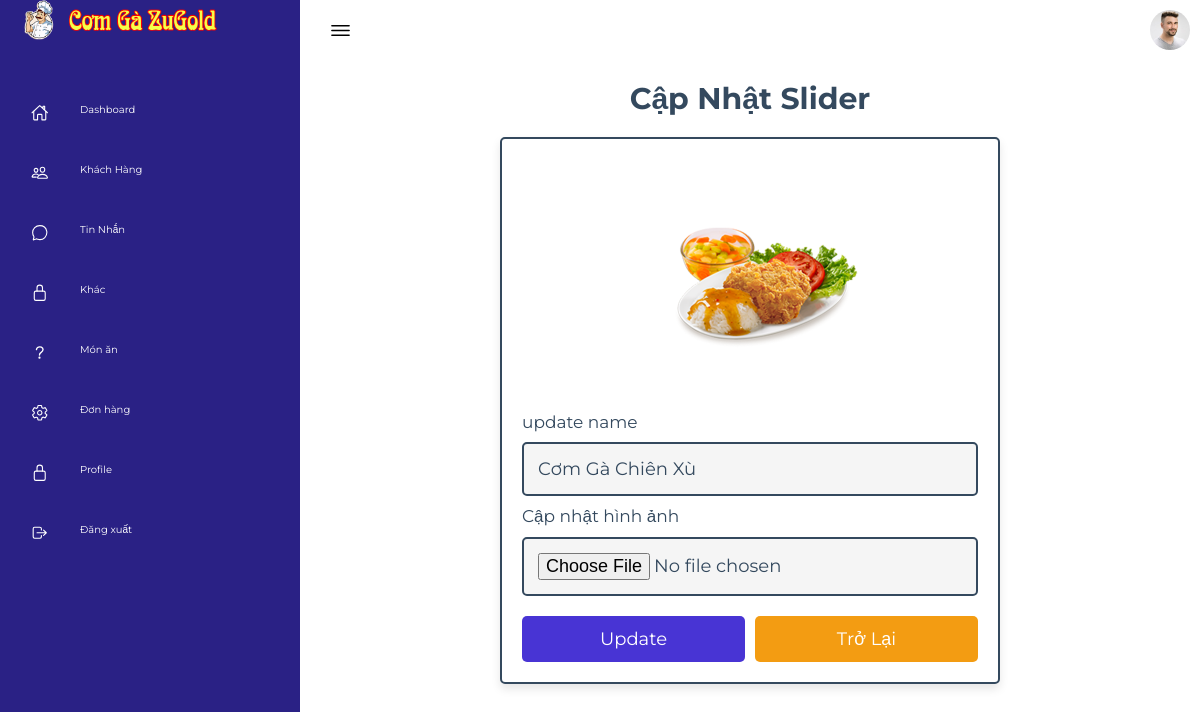
Screenshot of /haha/admin-update-slider.php?update=3 (signed in) with the database file from the repository.
### tables this page shows
CREATE TABLE `slider` (
  `id` int(10) NOT NULL,
  `name` varchar(50) NOT NULL,
  `image` varchar(100) NOT NULL
);

### haha/admin-update-slider.php (the view, shortened to what this page needs)
<!DOCTYPE html>
<html lang="en">
<head>
    <link rel="stylesheet" href="assets/css/style.css">
    <link rel="stylesheet" href="../css/admin_style.css">
</head>
<body>
    <?php include 'lk/menu.php'; ?>
        <div class="main">
            <div class="topbar">
                <div class="toggle">
                    <ion-icon name="menu-outline"></ion-icon>
                </div>
                <div class="user">
                    <img src="assets/imgs/customer01.jpg" alt="">
                </div>
            </div>
            <section class="update-product">
   <h1 class="heading">Cập nhật Slider</h1>
   <?php
      $update_id = $_GET['update'];
      $show_products = $conn->prepare("SELECT * FROM `slider` WHERE id = ?");
      $show_products->execute([$update_id]);
      if($show_products->rowCount() > 0){
         while($fetch_products = $show_products->fetch(PDO::FETCH_ASSOC)){
   ?>
   <form action="" method="POST" enctype="multipart/form-data">
      <img src="../slider_img/<?= $fetch_products['image']; ?>" alt="">
      <span>update name</span>
      <input type="text" required placeholder="enter product name" name="name" maxlength="100" class="box" value="<?= $fetch_products['name']; ?>">
      <span>Cập nhật hình ảnh</span>
      <input type="file" name="image" class="box" accept="image/jpg, image/jpeg, image/png, image/webp">
      <div class="flex-btn">
         <input type="submit" value="update" class="btn" name="update">
         <a href="admin-slider.php" class="option-btn">Trở lại</a>
      </div>
   </form>
   <?php
         }
      }else{
         echo '<p class="empty">chưa có slider nào được thêm vào!</p>';
      }
   ?>
</section>
        </div>
    </div>
</body>
</html>

### haha/assets/css/style.css (style rules this page uses)
* { font-family: "Ubuntu", sans-serif; margin: 0; padding: 0; box-sizing: border-box; }
:root { --blue: #2a2185; --white: #fff; --gray: #f5f5f5; --black1: #222; --black2: #999; }
body { min-height: 100vh; overflow-x: hidden; }
.main { position: absolute; width: calc(100% - 300px); left: 300px; min-height: 100vh; background: var(--white); transition: 0.5s; }
.topbar { width: 100%; height: 60px; display: flex; justify-content: space-between; align-items: center; padding: 0 10px; }
.toggle { position: relative; width: 60px; height: 60px; display: flex; justify-content: center; align-items: center; font-size: 2.5rem; cursor: pointer; }
.user { position: relative; width: 40px; height: 40px; border-radius: 50%; overflow: hidden; cursor: pointer; }
.user img { position: absolute; top: 0; left: 0; width: 100%; height: 100%; object-fit: cover; }

### css/admin_style.css (style rules this page uses)
:root { --main-color:#4834d4; --red:#e74c3c; --orange:#f39c12; --black:#34495e; --white:#fff; --light-bg:#f5f5f5; --light-color:#999; --border:.2rem solid var(--black); --box-shadow:0 .5rem 1rem rgba(0,0,0,.1); }
* { font-family: 'Montserrat', sans-serif; margin:0; padding:0; box-sizing: border-box; text-decoration: none; outline: none; border:none; }
html { font-size: 62.5%; overflow-x: hidden; }
body { background-color: var(--light-bg); }
section { max-width: 1200px; margin:0 auto; padding:2rem; }
.btn, .delete-btn, .option-btn { display: block; margin-top: 1rem; border-radius: .5rem; cursor: pointer; width: 100%; font-size: 1.8rem; color:var(--white); padding:1.2rem 3rem; text-transform: capitalize; text-align: center; }
.btn { background-color: var(--main-color); }
.option-btn { background-color: var(--orange); }
.flex-btn { display: flex; gap:1rem; }
.heading { text-align: center; margin-bottom: 2rem; text-transform: capitalize; color:var(--black); font-size: 3rem; }
.update-product form { margin:0 auto; max-width: 50rem; background-color: var(--white); border-radius: .5rem; box-shadow: var(--box-shadow); border:var(--border); padding:2rem; }
.update-product form img { height: 25rem; width: 100%; object-fit: contain; }
.update-product form .box { background-color: var(--light-bg); border:var(--border); width: 100%; padding:1.4rem; font-size: 1.8rem; color:var(--black); border-radius: .5rem; margin: 1rem 0; }
.update-product form span { font-size: 1.7rem; color:var(--black); }

### rows the page displays
slider: image (picture), name "Cơm Gà Chiên Xù"
